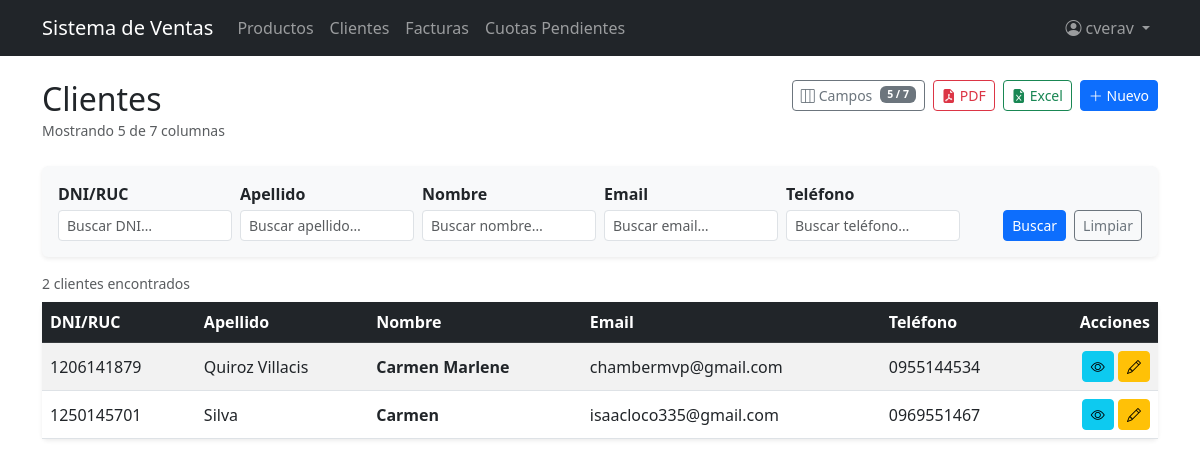
/customers/ (signed in), run on the app's committed database.
### billing/models.py (models this page shows, shortened)
class Customer(models.Model):
    dni = models.CharField(max_length=13, unique=True, verbose_name='DNI/RUC', validators=[validate_cedula_ec])
    first_name = models.CharField(max_length=100, verbose_name='Nombre')
    last_name = models.CharField(max_length=100, verbose_name='Apellido')
    email = models.EmailField(blank=True, null=True)
    phone = models.CharField(max_length=20, blank=True, null=True, verbose_name='Teléfono')
    address = models.TextField(blank=True, null=True, verbose_name='Dirección')
    is_active = models.BooleanField(default=True, verbose_name='Activo')
    created_at = models.DateTimeField(auto_now_add=True)
    updated_at = models.DateTimeField(auto_now=True)
    class Meta:
        ordering = ['last_name', 'first_name']

### billing/views.py (the view, shortened to what this page needs)
# urls.py: path('customers/', views.CustomerListView.as_view(), name='customer_list'),
class CustomerListView(ExportMixin, LoginRequiredMixin, PermissionRequiredMixin, ListView):
    model = Customer
    template_name = 'billing/customer_list.html'
    context_object_name = 'items'
    paginate_by = 3
    export_filename = 'clientes'
    ALL_COLUMNS = CUSTOMER_ALL_COLUMNS
    permission_required = 'billing.view_customer'
    permission_redirect_url = '/'
    def get_queryset(self):
        qs = Customer.objects.all()
        form = CustomerSearchForm(self.request.GET)
        if form.is_valid():
            if form.cleaned_data.get('dni'):
                qs = qs.filter(dni__icontains=form.cleaned_data['dni'])
            if form.cleaned_data.get('last_name'):
                qs = qs.filter(last_name__icontains=form.cleaned_data['last_name'])
            if form.cleaned_data.get('first_name'):
                qs = qs.filter(first_name__icontains=form.cleaned_data['first_name'])
            if form.cleaned_data.get('email'):
                qs = qs.filter(email__icontains=form.cleaned_data['email'])
            if form.cleaned_data.get('phone'):
                qs = qs.filter(phone__icontains=form.cleaned_data['phone'])
        return qs
    def get_context_data(self, **kwargs):
        ctx = super().get_context_data(**kwargs)
        ctx['search_form'] = CustomerSearchForm(self.request.GET)
        ctx['all_columns'] = self.ALL_COLUMNS
        ctx['all_col_keys_json'] = json.dumps([c['key'] for c in self.ALL_COLUMNS])
        ctx['default_col_keys_json'] = json.dumps(
            [c['key'] for c in self.ALL_COLUMNS if c.get('default', True)]
        )
        return ctx

### billing/forms.py
class CustomerSearchForm(forms.Form):
    dni = forms.CharField(
        required=False, label='DNI/RUC',
        widget=forms.TextInput(attrs={**_sm_text, 'placeholder': 'Buscar DNI…'})
    )
    last_name = forms.CharField(
        required=False, label='Apellido',
        widget=forms.TextInput(attrs={**_sm_text, 'placeholder': 'Buscar apellido…'})
    )
    first_name = forms.CharField(
        required=False, label='Nombre',
        widget=forms.TextInput(attrs={**_sm_text, 'placeholder': 'Buscar nombre…'})
    )
    email = forms.CharField(
        required=False, label='Email',
        widget=forms.TextInput(attrs={**_sm_text, 'placeholder': 'Buscar email…'})
    )
    phone = forms.CharField(
        required=False, label='Teléfono',
        widget=forms.TextInput(attrs={**_sm_text, 'placeholder': 'Buscar teléfono…'})
    )

### billing/mixins.py (called while the page is built)
    def get(self, request, *args, **kwargs):
        fmt = request.GET.get('export')
        if fmt == 'pdf':
            return self.export_pdf(self.get_queryset())
        if fmt == 'excel':
            return self.export_excel(self.get_queryset())
        return super().get(request, *args, **kwargs)

    def get_context_data(self, **kwargs):
        ctx = super().get_context_data(**kwargs)
        params = self.request.GET.copy()
        params.pop('page', None)
        params.pop('export', None)
        ctx['query_params'] = params.urlencode()
        return ctx

### security/templatetags/security_tags.py (called while the page is built)
@register.filter(name='role_badge_class')
def role_badge_class(role_name):
    return ROLE_BADGE_CLASSES.get(role_name, 'bg-secondary')

@register.filter(name='has_group')
def has_group(user, group_name):
    if not user.is_authenticated:
        return False
    if user.is_superuser:      # el superusuario ve todo
        return True
    return user.groups.filter(name=group_name).exists()

### billing/templates/billing/customer_list.html (shortened to what this page needs)
{% extends 'billing/base.html' %}
{% block content %}
<div class="d-flex justify-content-between align-items-start mb-4 flex-wrap gap-2">
  <div>
    <h2 class="mb-0">Clientes</h2>
    <small class="text-muted" id="colText">Cargando columnas…</small>
  </div>
  <div class="d-flex gap-2 flex-wrap">
    <button type="button" class="btn btn-outline-secondary btn-sm d-inline-flex align-items-center gap-1"
            data-bs-toggle="modal" data-bs-target="#colModal">
      <i class="bi bi-layout-three-columns"></i> Campos
      <span class="badge bg-secondary ms-1" id="colBadge">…</span>
    </button>
    <a id="btnPdf" href="#" class="btn btn-outline-danger btn-sm d-inline-flex align-items-center gap-1">
      <i class="bi bi-file-earmark-pdf-fill"></i>PDF
    </a>
    <a id="btnExcel" href="#" class="btn btn-outline-success btn-sm d-inline-flex align-items-center gap-1">
      <i class="bi bi-file-earmark-excel-fill"></i>Excel
    </a>
    {% if perms.billing.add_customer %}
    <a href="{% url 'billing:customer_create' %}" class="btn btn-primary btn-sm">
      <i class="bi bi-plus-lg"></i> Nuevo
    </a>
    {% endif %}
  </div>
</div>
<form method="get" class="card card-body shadow-sm border-0 mb-3 bg-light">
  <div class="row g-2 align-items-end">
    <div class="col-12 col-md-2">
      <label class="form-label form-label-sm fw-semibold mb-1">{{ search_form.dni.label }}</label>
      {{ search_form.dni }}
    </div>
    <div class="col-12 col-md-2">
      <label class="form-label form-label-sm fw-semibold mb-1">{{ search_form.last_name.label }}</label>
      {{ search_form.last_name }}
    </div>
    <div class="col-12 col-md-2">
      <label class="form-label form-label-sm fw-semibold mb-1">{{ search_form.first_name.label }}</label>
      {{ search_form.first_name }}
    </div>
    <div class="col-12 col-md-2">
      <label class="form-label form-label-sm fw-semibold mb-1">{{ search_form.email.label }}</label>
      {{ search_form.email }}
    </div>
    <div class="col-12 col-md-2">
      <label class="form-label form-label-sm fw-semibold mb-1">{{ search_form.phone.label }}</label>
      {{ search_form.phone }}
    </div>
    <div class="col-12 col-md-auto ms-auto d-flex gap-2">
      <button type="submit" class="btn btn-primary btn-sm">Buscar</button>
      <a href="{% url 'billing:customer_list' %}" class="btn btn-outline-secondary btn-sm">Limpiar</a>
    </div>
  </div>
</form>
<div class="d-flex justify-content-between align-items-center mb-2">
  <small class="text-muted">
    {% if paginator.count == 1 %}1 cliente encontrado
    {% else %}{{ paginator.count }} clientes encontrados{% endif %}
  </small>
</div>
<div class="card shadow-sm border-0">
  <div class="table-responsive">
    <table class="table table-striped table-hover align-middle mb-0" id="customerTable">
      <thead class="table-dark">
        <tr>
          <th data-col="dni">DNI/RUC</th>
          <th data-col="last_name">Apellido</th>
          <th data-col="first_name">Nombre</th>
          <th data-col="email">Email</th>
          <th data-col="phone">Teléfono</th>
          <th class="text-end" style="white-space:nowrap;">Acciones</th>
        </tr>
      </thead>
      <tbody>
        {% for item in items %}
        <tr>
          <td data-col="dni">{{ item.dni }}</td>
          <td data-col="last_name">{{ item.last_name }}</td>
          <td data-col="first_name" class="fw-semibold">{{ item.first_name }}</td>
          <td data-col="email">{{ item.email|default:"-" }}</td>
          <td data-col="phone">{{ item.phone|default:"-" }}</td>
          <td class="text-end text-nowrap">
            <a href="{% url 'billing:customer_detail' item.pk %}" class="btn btn-sm btn-info" title="Ver" aria-label="Ver">
              <i class="bi bi-eye"></i>
            </a>
            {% if perms.billing.change_customer %}
            <a href="{% url 'billing:customer_update' item.pk %}" class="btn btn-sm btn-warning" title="Editar" aria-label="Editar">
              <i class="bi bi-pencil"></i>
            </a>
            {% endif %}
          </td>
        </tr>
        {% endfor %}
      </tbody>
    </table>
  </div>
</div>
{% endblock %}

### billing/templates/billing/base.html (shortened to what this page needs)
{% load security_tags %}
<!DOCTYPE html>
<html lang="es">
<head>
  <link href="https://cdn.jsdelivr.net/npm/bootstrap@5.3.0/dist/css/bootstrap.min.css" rel="stylesheet">
  <link href="https://cdn.jsdelivr.net/npm/bootstrap-icons@1.11.3/font/bootstrap-icons.min.css" rel="stylesheet">
</head>
<body>
<nav class="navbar navbar-expand-lg navbar-dark bg-dark">
  <div class="container">
    <a class="navbar-brand" href="{% url 'billing:home' %}">Sistema de Ventas</a>
    <div class="collapse navbar-collapse" id="nav">
      <ul class="navbar-nav me-auto">
        {% if user.is_authenticated %}
        {% if perms.billing.view_product %}
        <li class="nav-item"><a class="nav-link" href="{% url 'billing:product_list' %}">Productos</a></li>
        {% endif %}
        {% if perms.billing.view_customer %}
        <li class="nav-item"><a class="nav-link" href="{% url 'billing:customer_list' %}">Clientes</a></li>
        {% endif %}
        {% if perms.billing.view_invoice %}
        <li class="nav-item"><a class="nav-link" href="{% url 'billing:invoice_list' %}">Facturas</a></li>
        <li class="nav-item"><a class="nav-link" href="{% url 'creditos_ventas:cuotas_pendientes' %}">Cuotas Pendientes</a></li>
        {% endif %}
        {% endif %}
      </ul>
      <ul class="navbar-nav">
        {% if user.is_authenticated %}
        {% with role=user.groups.first %}
        <li class="nav-item dropdown">
          <a class="nav-link dropdown-toggle" href="#" data-bs-toggle="dropdown">
            <i class="bi bi-person-circle me-1"></i>{{ user.username }}
          </a>
        </li>
        {% endwith %}
        {% else %}
        <li class="nav-item">
          <a class="nav-link" href="{% url 'security:login' %}">Login</a>
        </li>
        {% endif %}
      </ul>
    </div>
  </div>
</nav>
<div class="container mt-4">
  {% block content %}
  {% endblock %}
</div>
</body>
</html>

### data on the page
Customer: dni "1206141879", last_name "Quiroz Villacis", first_name "Carmen Marlene", email "chambermvp@gmail.com", phone "0955144534"
Customer: dni "1250145701", last_name "Silva", first_name "Carmen", email "isaacloco335@gmail.com", phone "0969551467"

### other printed values
{{ user.username }} "cverav"
{{ search_form.dni.label }} "DNI/RUC"
{{ search_form.last_name.label }} "Apellido"
{{ search_form.first_name.label }} "Nombre"
{{ search_form.email.label }} "Email"
{{ search_form.phone.label }} "Teléfono"
{{ paginator.count }} "2"
